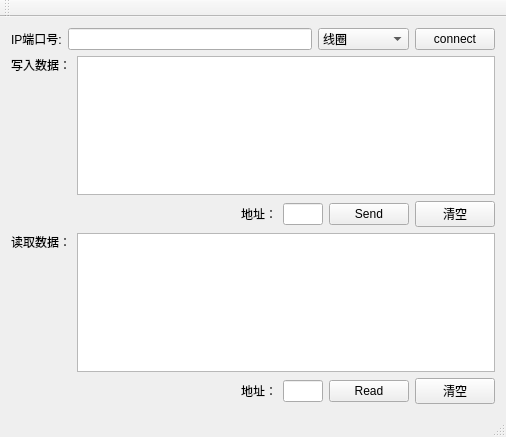
<?xml version="1.0" encoding="UTF-8"?>
<ui version="4.0">
 <class>ModbusTcpClient</class>
 <widget class="QMainWindow" name="ModbusTcpClient">
  <property name="geometry">
   <rect>
    <x>0</x>
    <y>0</y>
    <width>506</width>
    <height>437</height>
   </rect>
  </property>
  <property name="windowTitle">
   <string>ModbusTcpClient</string>
  </property>
  <widget class="QWidget" name="centralWidget">
   <layout class="QVBoxLayout" name="verticalLayout_3">
    <item>
     <layout class="QHBoxLayout" name="horizontalLayout">
      <item>
       <widget class="QLabel" name="label">
        <property name="text">
         <string>IP端口号:</string>
        </property>
       </widget>
      </item>
      <item>
       <widget class="QLineEdit" name="lineEdit"/>
      </item>
      <item>
       <widget class="QComboBox" name="cbRegisterType">
        <item>
         <property name="text">
          <string>线圈</string>
         </property>
        </item>
        <item>
         <property name="text">
          <string>离散输入</string>
         </property>
        </item>
        <item>
         <property name="text">
          <string>输入寄存器</string>
         </property>
        </item>
        <item>
         <property name="text">
          <string>保持寄存器</string>
         </property>
        </item>
       </widget>
      </item>
      <item>
       <widget class="QPushButton" name="connectButton">
        <property name="text">
         <string>connect</string>
        </property>
       </widget>
      </item>
     </layout>
    </item>
    <item>
     <layout class="QHBoxLayout" name="horizontalLayout_4">
      <item>
       <layout class="QVBoxLayout" name="verticalLayout">
        <item>
         <widget class="QLabel" name="label_2">
          <property name="text">
           <string>写入数据：</string>
          </property>
         </widget>
        </item>
        <item>
         <spacer name="verticalSpacer">
          <property name="orientation">
           <enum>Qt::Vertical</enum>
          </property>
          <property name="sizeHint" stdset="0">
           <size>
            <width>20</width>
            <height>40</height>
           </size>
          </property>
         </spacer>
        </item>
       </layout>
      </item>
      <item>
       <widget class="QTextEdit" name="textEdit"/>
      </item>
     </layout>
    </item>
    <item>
     <layout class="QHBoxLayout" name="horizontalLayout_3">
      <item>
       <spacer name="horizontalSpacer">
        <property name="orientation">
         <enum>Qt::Horizontal</enum>
        </property>
        <property name="sizeHint" stdset="0">
         <size>
          <width>298</width>
          <height>20</height>
         </size>
        </property>
       </spacer>
      </item>
      <item>
       <widget class="QLabel" name="label_4">
        <property name="text">
         <string>地址：</string>
        </property>
       </widget>
      </item>
      <item>
       <widget class="QLineEdit" name="writeadressEdit"/>
      </item>
      <item>
       <widget class="QPushButton" name="sendButton">
        <property name="text">
         <string>Send</string>
        </property>
       </widget>
      </item>
      <item>
       <widget class="QPushButton" name="sendButton_3">
        <property name="text">
         <string>清空</string>
        </property>
       </widget>
      </item>
     </layout>
    </item>
    <item>
     <layout class="QHBoxLayout" name="horizontalLayout_5">
      <item>
       <layout class="QVBoxLayout" name="verticalLayout_2">
        <item>
         <widget class="QLabel" name="label_3">
          <property name="text">
           <string>读取数据：</string>
          </property>
         </widget>
        </item>
        <item>
         <spacer name="verticalSpacer_2">
          <property name="orientation">
           <enum>Qt::Vertical</enum>
          </property>
          <property name="sizeHint" stdset="0">
           <size>
            <width>20</width>
            <height>48</height>
           </size>
          </property>
         </spacer>
        </item>
       </layout>
      </item>
      <item>
       <widget class="QTextEdit" name="textEdit_2"/>
      </item>
     </layout>
    </item>
    <item>
     <layout class="QHBoxLayout" name="horizontalLayout_2">
      <item>
       <spacer name="horizontalSpacer_2">
        <property name="orientation">
         <enum>Qt::Horizontal</enum>
        </property>
        <property name="sizeHint" stdset="0">
         <size>
          <width>298</width>
          <height>20</height>
         </size>
        </property>
       </spacer>
      </item>
      <item>
       <widget class="QLabel" name="label_5">
        <property name="text">
         <string>地址：</string>
        </property>
       </widget>
      </item>
      <item>
       <widget class="QLineEdit" name="ReadAdresslineEdit"/>
      </item>
      <item>
       <widget class="QPushButton" name="readButton">
        <property name="text">
         <string>Read</string>
        </property>
       </widget>
      </item>
      <item>
       <widget class="QPushButton" name="sendButton_4">
        <property name="text">
         <string>清空</string>
        </property>
       </widget>
      </item>
     </layout>
    </item>
   </layout>
  </widget>
  <widget class="QMenuBar" name="menuBar">
   <property name="geometry">
    <rect>
     <x>0</x>
     <y>0</y>
     <width>506</width>
     <height>26</height>
    </rect>
   </property>
  </widget>
  <widget class="QToolBar" name="mainToolBar">
   <attribute name="toolBarArea">
    <enum>TopToolBarArea</enum>
   </attribute>
   <attribute name="toolBarBreak">
    <bool>false</bool>
   </attribute>
  </widget>
  <widget class="QStatusBar" name="statusBar"/>
 </widget>
 <layoutdefault spacing="6" margin="11"/>
 <resources/>
 <connections/>
</ui>
